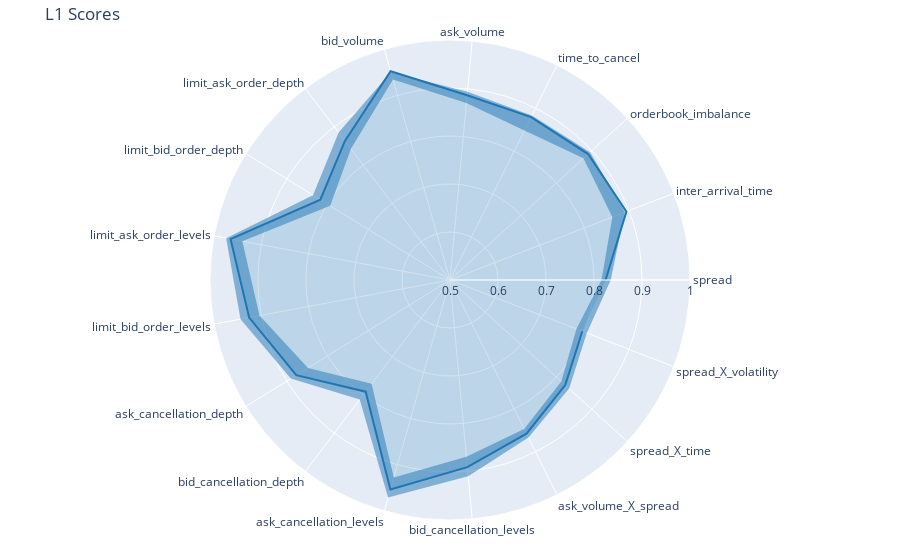

The code cell stored with this chart in its notebook:
### Code cell
import plotly.graph_objects as go

fig = go.Figure()

fig.add_trace(go.Scatterpolar(
    r=1-losses,
    theta=labels,
    mode='lines',
    fill='toself',
    fillcolor='rgba(31, 119, 180, 0.2)',  # Set opacity to 0.5
    name='CI upper',
    line=dict(color='rgba(31, 119, 180, 1)'),
))
fig.add_trace(go.Scatterpolar(
    r=1-cis[0],
    theta=labels,
    mode='lines',  # Add this line to remove markers
    name='CI lower',
    line=dict(color='rgba(31, 119, 180, 0.2)', width=0),
    # fill='tonext',
))
fig.add_trace(go.Scatterpolar(
    r=1-cis[1],
    theta=labels,
    mode='lines',  # Add this line to remove markers
    fill='tonext',
    fillcolor='rgba(31, 119, 180, 0.5)',
    name='CI upper',
    line=dict(color='rgb(31, 119, 180)', width=0),
))

fig.update_layout(
  polar=dict(
    radialaxis=dict(
      visible=True,
      range=[0.5, 1]
    )),
  showlegend=False,
  title='L1 Scores',
  margin=dict(l=20, r=20, t=40, b=40),
)

fig.write_image("images/l1_comparison.png")
fig.show()

### Figure 1 — Plotly figure (JSON) as saved in the notebook; plotly's stock layout.template omitted (floating-point values rounded to 4 significant figures)
{"data": [{"fill": "toself", "fillcolor": "rgba(31, 119, 180, 0.2)", "line": {"color": "rgba(31, 119, 180, 1)"}, "mode": "lines", "name": "CI upper", "r": [0.8241, 0.8941, 0.8895, 0.8792, 0.8864, 0.9521, 0.8633, 0.8177, 0.9651, 0.9257, 0.8767, 0.7916, 0.9537, 0.8914, 0.8576, 0.8249, 0.7957], "theta": ["spread", "inter_arrival_time", "orderbook_imbalance", "time_to_cancel", "ask_volume", "bid_volume", "limit_ask_order_depth", "limit_bid_order_depth", "limit_ask_order_levels", "limit_bid_order_levels", "ask_cancellation_depth", "bid_cancellation_depth", "ask_cancellation_levels", "bid_cancellation_levels", "ask_volume_X_spread", "spread_X_time", "spread_X_volatility"], "type": "scatterpolar"}, {"line": {"color": "rgba(31, 119, 180, 0.2)", "width": 0}, "mode": "lines", "name": "CI lower", "r": [0.8349, 0.8906, 0.8951, 0.8826, 0.8938, 0.9503, 0.885, 0.8357, 0.9745, 0.9439, 0.8901, 0.8121, 0.9713, 0.9107, 0.8666, 0.8359, 0.8056], "theta": ["spread", "inter_arrival_time", "orderbook_imbalance", "time_to_cancel", "ask_volume", "bid_volume", "limit_ask_order_depth", "limit_bid_order_depth", "limit_ask_order_levels", "limit_bid_order_levels", "ask_cancellation_depth", "bid_cancellation_depth", "ask_cancellation_levels", "bid_cancellation_levels", "ask_volume_X_spread", "spread_X_time", "spread_X_volatility"], "type": "scatterpolar"}, {"fill": "tonext", "fillcolor": "rgba(31, 119, 180, 0.5)", "line": {"color": "rgb(31, 119, 180)", "width": 0}, "mode": "lines", "name": "CI upper", "r": [0.8156, 0.8627, 0.8761, 0.8482, 0.8704, 0.934, 0.8424, 0.7935, 0.9401, 0.9038, 0.8478, 0.7711, 0.9275, 0.87, 0.8466, 0.8138, 0.7825], "theta": ["spread", "inter_arrival_time", "orderbook_imbalance", "time_to_cancel", "ask_volume", "bid_volume", "limit_ask_order_depth", "limit_bid_order_depth", "limit_ask_order_levels", "limit_bid_order_levels", "ask_cancellation_depth", "bid_cancellation_depth", "ask_cancellation_levels", "bid_cancellation_levels", "ask_volume_X_spread", "spread_X_time", "spread_X_volatility"], "type": "scatterpolar"}], "layout": {"margin": {"b": 40, "l": 20, "r": 20, "t": 40}, "polar": {"radialaxis": {"range": [0.5, 1], "visible": true}}, "showlegend": false, "title": {"text": "L1 Scores"}}}
